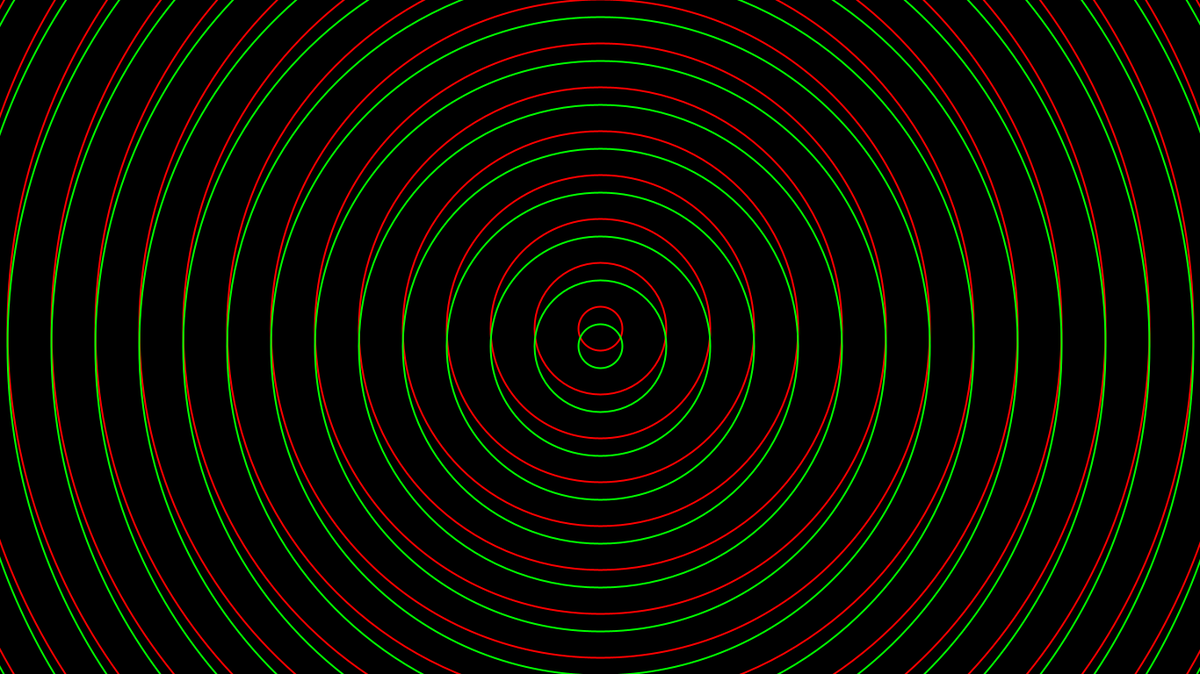
Frame 1 (no input)
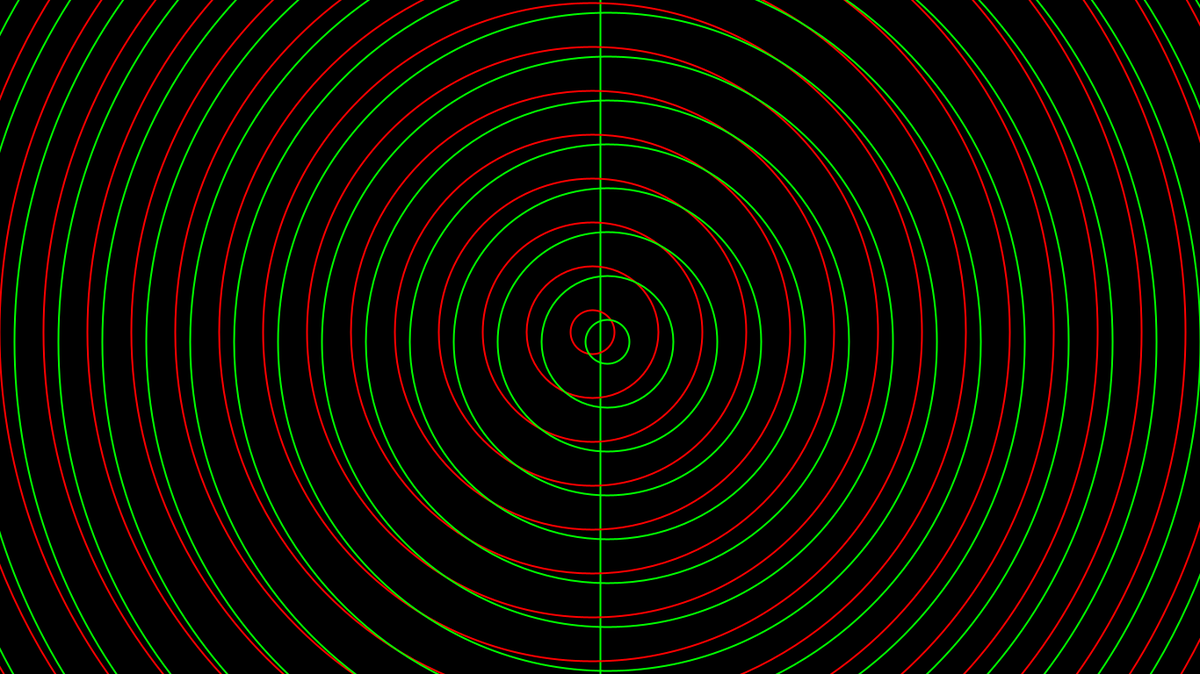
Frame 60 (the mouse pressed at the canvas centre just before this capture)
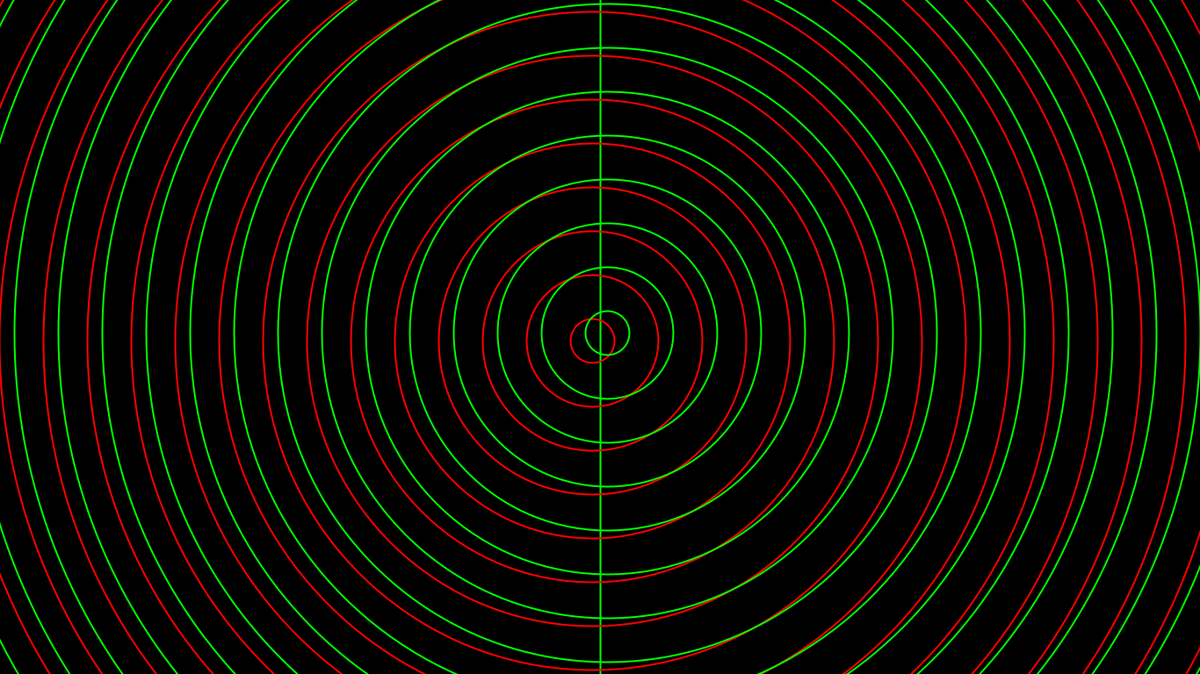
Frame 120 (the mouse held since frame 60 and released just before this capture)

The Processing sketch that drew these frames (run headless with seeded random() and noise(); from frame 60 on, the mouse is pressed at the canvas centre):

// Processing sketch: caso4
// ── caso4.pde
double angle = -7;

float x1 = 0;
float y1 = -10;

float x2 = 0;
float y2 = 10;

float screenCenterX = 0;
float screenCenterY = 0;

int cantidadDeCirculos = 50;
int radioInicial = 50;

ArrayList<float[]> posiciones;

void interpolacion()
{
  int cantPosiciones = 180/(int)abs((float)angle);
  posiciones.add(new float[]{x1, y1});

  for (int i = 0; i < cantPosiciones*2; ++i) {
    float point[] = posiciones.get(i);

    double angleRadians = (angle ) * (Math.PI/180); // Convert to radians
    double rotatedXIzquierda = Math.cos(angleRadians) * (point[0] - screenCenterX) - Math.sin(angleRadians) * (point[1] - screenCenterY) + screenCenterX;
    double rotatedYIzquierda = Math.sin(angleRadians) * (point[0] - screenCenterX) + Math.cos(angleRadians) * (point[1] - screenCenterY) + screenCenterY;
    
    posiciones.add(new float[]{(float)rotatedXIzquierda, (float)rotatedYIzquierda});

    if (i == cantPosiciones) angle = -1*angle;
  }
}

void setup()
{
  posiciones = new ArrayList<float[]>();
  interpolacion();
  size(1366,768);
  println("posIzquierdas.size(): "+posiciones.size()); //<>//
}

int posActual = 0;

void draw() 
{
  if (posActual == posiciones.size()) posActual=0;
  background(0);
  translate(width/2, height/2);
  
  line(0,-1000,0,1000);
  noFill();

  float point[] = posiciones.get(posActual); //<>//
  int multiplicador = 1;
  float puntoX = point[0];
  float puntoY = point[1];
  
  for (int i = 0; i < cantidadDeCirculos; i++) {
    stroke(255,0,0);
    strokeWeight(2);
    circle(puntoX, puntoY, radioInicial*multiplicador);

    stroke(0,255,0);
    strokeWeight(2);
    circle(puntoX*-1, puntoY*-1, radioInicial*multiplicador);
    
    multiplicador+=2;  
  }

  posActual++;
}
